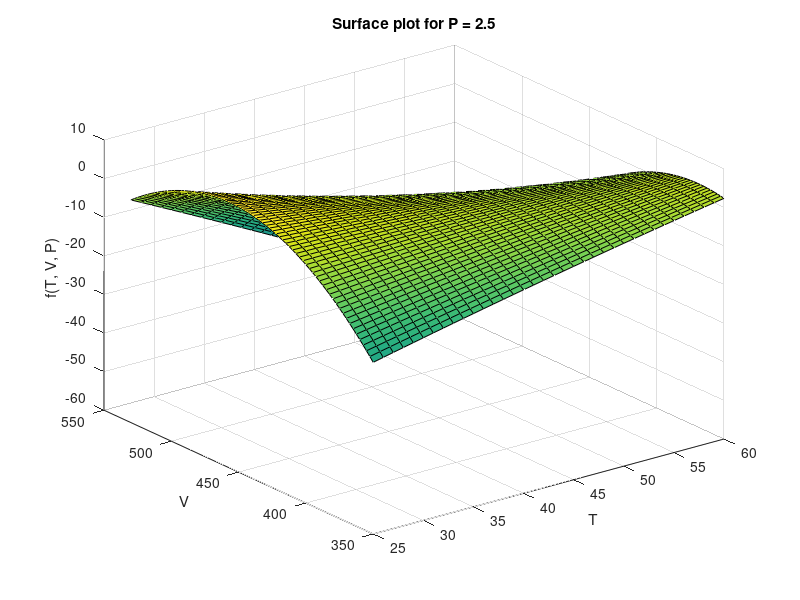

Source code (MATLAB): (Note: this script raises an error after producing the figure.)
% 定义函数 f(x, y, z)
f = @(x, y, z) 6.83183653*x+2.74079513*y+144.255371*z-0.0019582675*x.^2-0.0105971189*x.*y-0.978221783*x.*z...
-0.00209583015*y.^2-0.223247168*y.*z-1.22460739*z.^2-891.4316431434478; 

% 设置 x 和 y 的网格
[x, y] = meshgrid(25:1:60, 350:2.5:530);  % x 和 y 的范围

% 创建图形窗口
figure;

% 初始化存储动图帧的数组
frames = [];

% 动态展示 z 的变化
for z_value = 0.5:0.01:2.5
    % 计算函数值
    w = f(x, y, z_value);
    
    % 绘制图形
    surf(x, y, w);
    xlabel('T');
    ylabel('V');
    zlabel('f(T, V, P)');
    title(['Surface plot for P = ', num2str(z_value)]);
    
    % 捕获当前帧
    frames = [frames; getframe(gcf)];  % 获取当前图形窗口的帧
    
    % 暂停，更新图像
    pause(0.1);
end

% 创建动图并保存
filename = 'dynamic_surface.gif';  % 设置动图保存文件名
for i = 1:length(frames)
    % 将帧保存为GIF文件
    [imind, cm] = rgb2ind(frame2im(frames(i)), 256);
    if i == 1
        imwrite(imind, cm, filename, 'gif', 'LoopCount', inf, 'DelayTime', 0.5);
    else
        imwrite(imind, cm, filename, 'gif', 'WriteMode', 'append', 'DelayTime', 0.1);
    end
end

disp('动态GIF已保存！');
